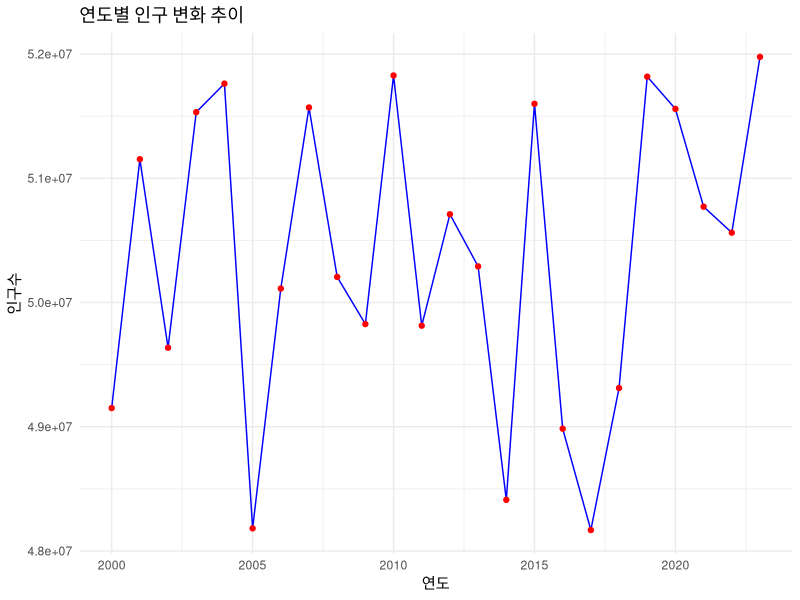
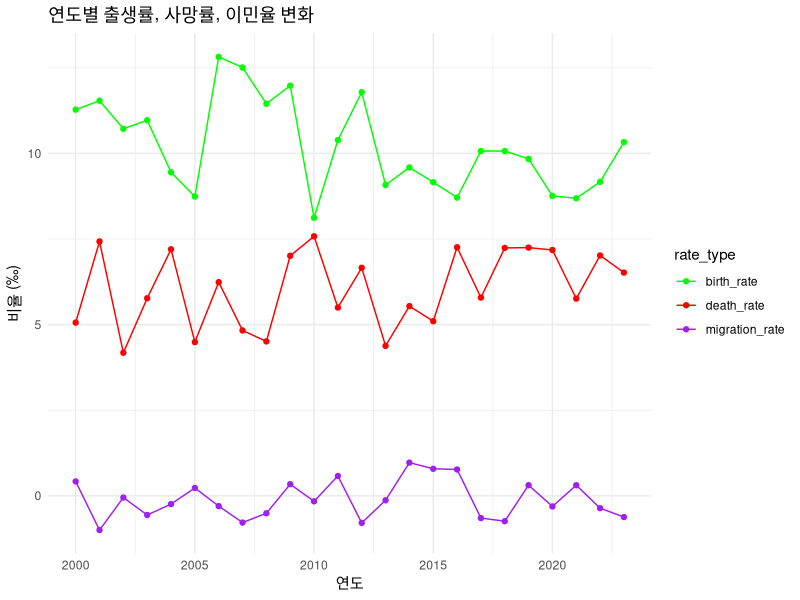
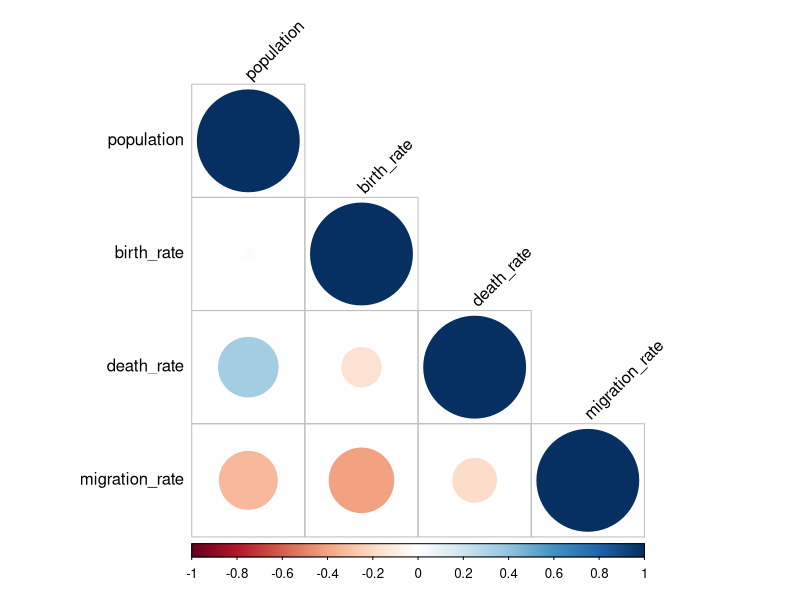
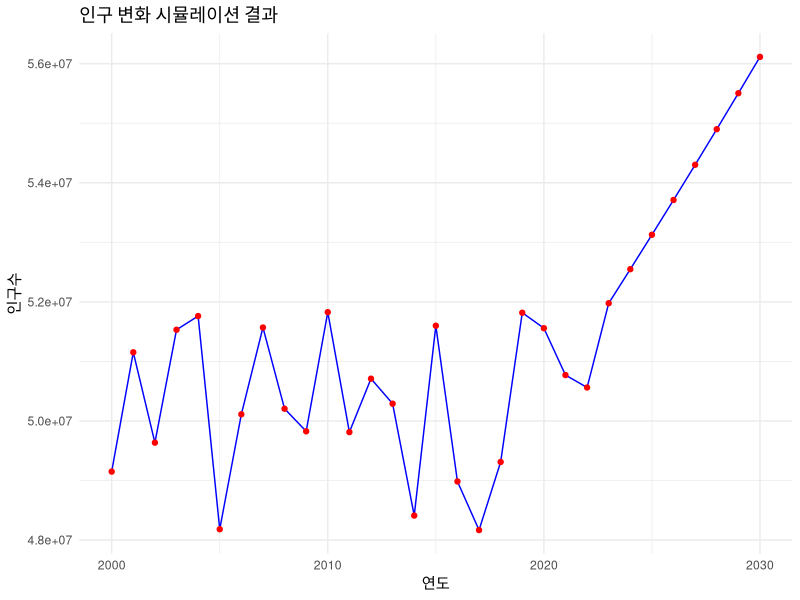
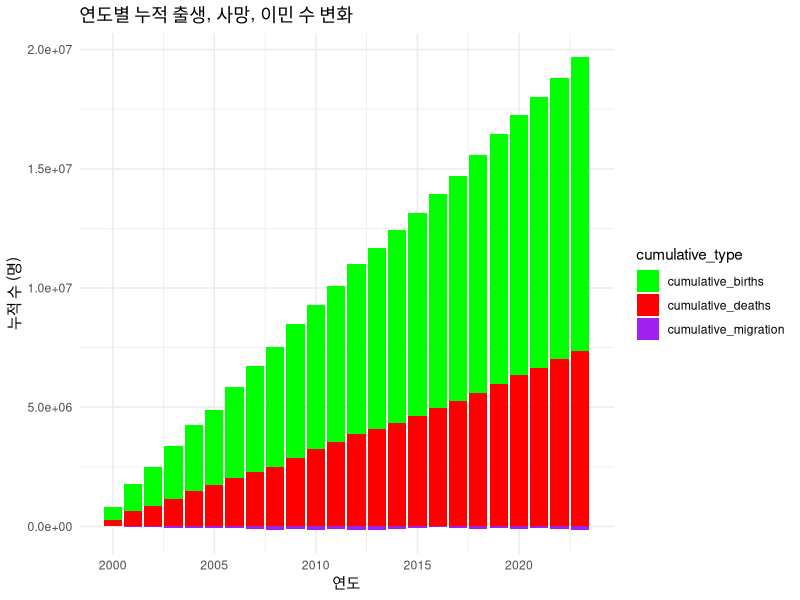

Recreate these plots in R, in order.
# 필요한 라이브러리 로드
library(tidyverse)
library(lubridate)

# 가상의 인구 통계 데이터 생성
set.seed(123)
years <- 2000:2023
population <- round(runif(length(years), 48000000, 52000000))
birth_rate <- round(runif(length(years), 8, 13), 2)
death_rate <- round(runif(length(years), 4, 8), 2)
migration_rate <- round(runif(length(years), -1, 1), 2)

# 데이터 프레임 생성
demographic_data <- data.frame(
  year = years,
  population = population,
  birth_rate = birth_rate,
  death_rate = death_rate,
  migration_rate = migration_rate
)

# 데이터 확인
head(demographic_data)

# 연도별 인구 변화 시각화
ggplot(demographic_data, aes(x = year, y = population)) +
  geom_line(color = "blue") +
  geom_point(color = "red") +
  ggtitle("연도별 인구 변화 추이") +
  xlab("연도") +
  ylab("인구수") +
  theme_minimal()

# 출생률, 사망률, 이민율 시각화
demographic_data_long <- demographic_data %>%
  pivot_longer(cols = c(birth_rate, death_rate, migration_rate), 
               names_to = "rate_type", values_to = "rate")

ggplot(demographic_data_long, aes(x = year, y = rate, color = rate_type)) +
  geom_line() +
  geom_point() +
  ggtitle("연도별 출생률, 사망률, 이민율 변화") +
  xlab("연도") +
  ylab("비율 (‰)") +
  theme_minimal() +
  scale_color_manual(values = c("birth_rate" = "green", 
                                "death_rate" = "red", 
                                "migration_rate" = "purple"))

# 상관관계 분석
correlation_matrix <- demographic_data %>%
  select(-year) %>%
  cor()

# 상관관계 시각화
library(corrplot)
corrplot(correlation_matrix, method = "circle", type = "lower",
         tl.col = "black", tl.srt = 45)

# 간단한 정책 시나리오: 출생률 증가, 사망률 감소
future_years <- 2024:2030
future_birth_rate <- 14
future_death_rate <- 3.5
future_migration_rate <- 0.5

# 현재 인구수에서 시작하여 시뮬레이션
initial_population <- demographic_data$population[length(demographic_data$population)]
future_population <- numeric(length(future_years))
future_population[1] <- initial_population + 
  (initial_population * future_birth_rate / 1000) - 
  (initial_population * future_death_rate / 1000) + 
  (initial_population * future_migration_rate / 1000)

for (i in 2:length(future_years)) {
  future_population[i] <- future_population[i-1] + 
    (future_population[i-1] * future_birth_rate / 1000) - 
    (future_population[i-1] * future_death_rate / 1000) + 
    (future_population[i-1] * future_migration_rate / 1000)
}

# 데이터 프레임 생성
future_data <- data.frame(
  year = future_years,
  population = future_population
)

# 과거 데이터와 미래 데이터 합치기
combined_data <- rbind(
  demographic_data %>% select(year, population),
  future_data
)

# 시각화
ggplot(combined_data, aes(x = year, y = population)) +
  geom_line(color = "blue") +
  geom_point(color = "red") +
  ggtitle("인구 변화 시뮬레이션 결과") +
  xlab("연도") +
  ylab("인구수") +
  theme_minimal()

# 누적 출생, 사망, 이민 수 계산
demographic_data <- demographic_data %>%
  mutate(cumulative_births = cumsum(population * birth_rate / 1000),
         cumulative_deaths = cumsum(population * death_rate / 1000),
         cumulative_migration = cumsum(population * migration_rate / 1000))

# 누적 출생, 사망, 이민 수 시각화
demographic_data_long_cumulative <- demographic_data %>%
  pivot_longer(cols = c(cumulative_births, cumulative_deaths, cumulative_migration), 
               names_to = "cumulative_type", values_to = "cumulative_value")

ggplot(demographic_data_long_cumulative, aes(x = year, y = cumulative_value, fill = cumulative_type)) +
  geom_bar(stat = "identity") +
  ggtitle("연도별 누적 출생, 사망, 이민 수 변화") +
  xlab("연도") +
  ylab("누적 수 (명)") +
  theme_minimal() +
  scale_fill_manual(values = c("cumulative_births" = "green", 
                               "cumulative_deaths" = "red", 
                               "cumulative_migration" = "purple"))
